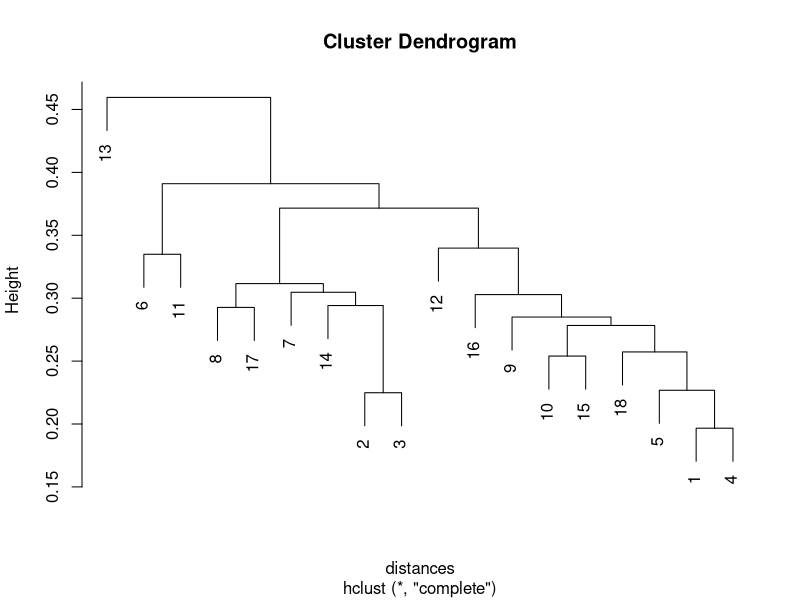

Recreate this plot in R.
#
# Short set of r commands to cluster the data output by process_corpus.rb
#
# My output for the kmeans clustering is listed as a comment as the clustering 
# is somewhat degenerate for independant runs
#


corpus <- read.csv(file="vectors.csv",head=TRUE,sep=",")
#head(distances)
cl <- kmeans(corpus, 7)
cl$cluster
# [1] 5 4 4 5 5 3 7 4 5 5 2 1 6 5 5 5 7 5
cl <- kmeans(corpus, 9)
cl$cluster
# [1] 5 1 1 5 5 3 9 4 9 9 8 2 7 9 9 5 6 5
cl <- kmeans(corpus, 10)
cl$cluster
# [1]  6 10 10  6  6  2  5  8  9  9  4  7  1  3  9  6  8  6


distances<-dist(corpus)
hc<-hclust(distances)
png("dendrogram.png")
plot(hc)
dev.off()